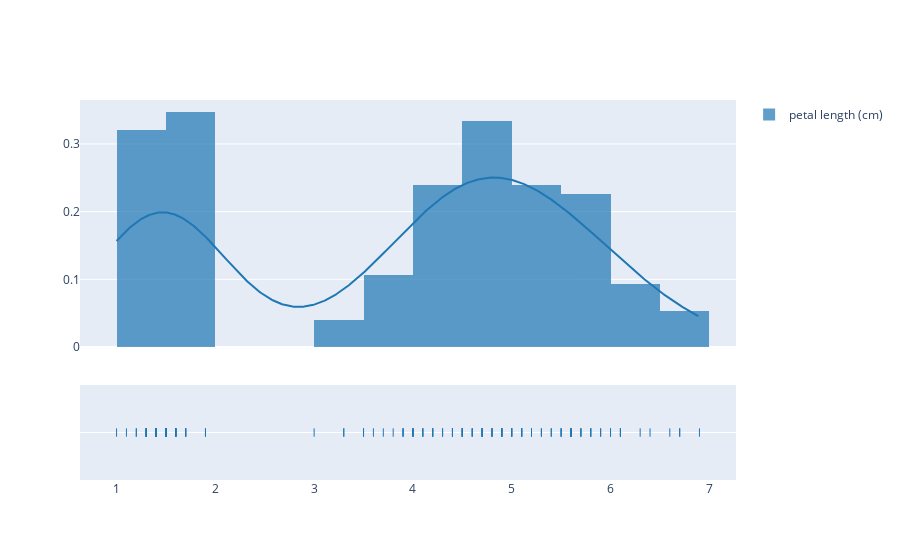

The notebook cell this image was saved under:
### Markdown cell above
$\mathbf{Exercise\, 4.}$ Estimate and plot the probability density function of the feature $\text{petal length (cm)}$.

### Code cell
import plotly.figure_factory as ff

pet_len = "petal length (cm)"

# plot KDE, histogram and rug plot
# The KDE curve is related to the empirical PDF
ff.create_distplot(
    hist_data=[data[pet_len].values],
    group_labels=[pet_len],
    bin_size=0.5,
)

### Figure 1 — Plotly figure (JSON) as saved in the notebook; plotly's stock layout.template omitted (floating-point values rounded to 4 significant figures; data arrays with more than 128 entries replaced by an {"elided": "..."} marker saying what was removed)
{"data": [{"autobinx": false, "histnorm": "probability density", "legendgroup": "petal length (cm)", "marker": {"color": "rgb(31, 119, 180)"}, "name": "petal length (cm)", "opacity": 0.7, "type": "histogram", "x": {"elided": "150 float values"}, "xaxis": "x", "xbins": {"end": 6.9, "size": 0.5, "start": 1}, "yaxis": "y"}, {"legendgroup": "petal length (cm)", "marker": {"color": "rgb(31, 119, 180)"}, "mode": "lines", "name": "petal length (cm)", "showlegend": false, "type": "scatter", "x": {"elided": "500 float values"}, "xaxis": "x", "y": {"elided": "500 float values"}, "yaxis": "y"}, {"legendgroup": "petal length (cm)", "marker": {"color": "rgb(31, 119, 180)", "symbol": "line-ns-open"}, "mode": "markers", "name": "petal length (cm)", "showlegend": false, "type": "scatter", "x": {"elided": "150 float values"}, "xaxis": "x", "y": {"elided": "150 str values"}, "yaxis": "y2"}], "layout": {"barmode": "overlay", "hovermode": "closest", "legend": {"traceorder": "reversed"}, "xaxis": {"anchor": "y2", "domain": [0, 1], "zeroline": false}, "yaxis": {"anchor": "free", "domain": [0.35, 1], "position": 0}, "yaxis2": {"anchor": "x", "domain": [0, 0.25], "dtick": 1, "showticklabels": false}}}
